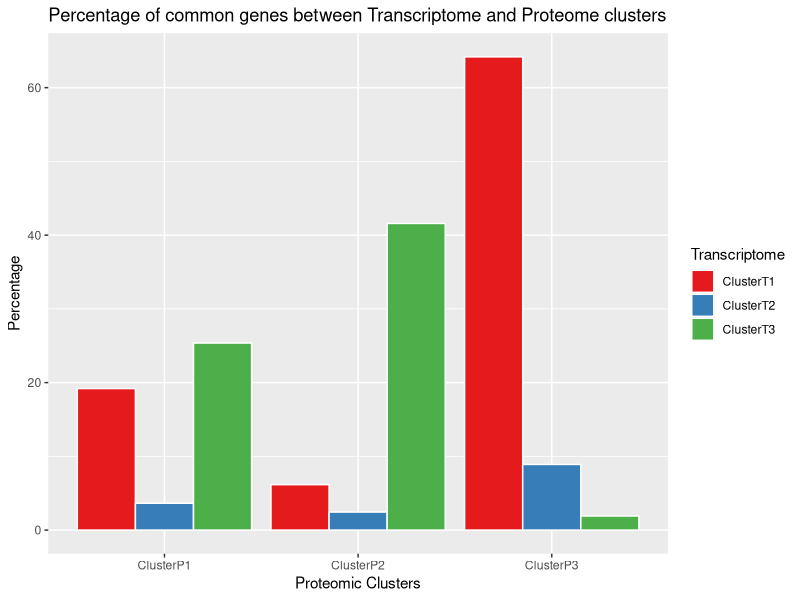

Recreate this plot in R.
library(reshape2)
library(ggplot2)
library(gplots)
library(plyr)
library(RColorBrewer)
setwd("/home/iob/Sphoorti_Work/R_practice")
trans1 <- read.table("tra.txt",header=TRUE,sep = "\t")
w1=table(trans1$First)
w2=table(trans1$Second)
D <-matrix(nrow=length(w1),ncol=length(w2)) 
colnames(D) <- paste("ClusterT", 1:length(w1), sep = "")
rownames(D) <- paste("ClusterP", 1:length(w2), sep = "")
for(i in 1:length(w1)){
  for(j in 1:length(w1)){
    value1 <-trans1[trans1$First==i,1]
    length(value1)
    value2 <- trans1[trans1$Second==j,1]
    length(value2)
    common <- intersect(value1,value2)
    length(common)
    per <- length(value1)-length(common)+length(value2)
    D[i,j] <-((length(common) / per)*100)
  }
}
val1 <- which(D == max(D), arr.ind = TRUE)
vall <-trans1[trans1$First==val1[1],1]
valu <- trans1[trans1$Second==val1[2],1]
comm <- intersect(vall,valu)
tt1 <-read.table("t1.txt",header=TRUE,sep = "\t")
tt2 <-read.table("t2.txt",header=TRUE,sep = "\t")
datExpr0 =as.matrix(tt1[,-c(1)])
ncol(datExpr0)
row.names(datExpr0)<-tt1$Genes
nrow(datExpr0)
datExpr1 =as.matrix(tt2[,-c(1)])
ncol(datExpr1)
row.names(datExpr1)<-tt2$Genes
nn1 <- datExpr0[match(comm, rownames(datExpr0)),, drop=FALSE]
nn2 <- datExpr1[match(comm, rownames(datExpr1)),, drop=FALSE]
write.table(nn1,file = "Protein_Genes.txt",sep="\t")
write.table(nn2,file = "Transcriptome_Genes.txt",sep="\t")
mdat <- melt(as.matrix(D))
head(mdat)
ggplot(mdat, aes(Var1, value,fill=Var2)) + geom_bar(stat="identity", position = "dodge",colour="white") + 
scale_fill_brewer(name="Transcriptome",palette = "Set1")+
ggtitle("Percentage of common genes between Transcriptome and Proteome clusters ") +labs(x="Proteomic Clusters",y="Percentage")
